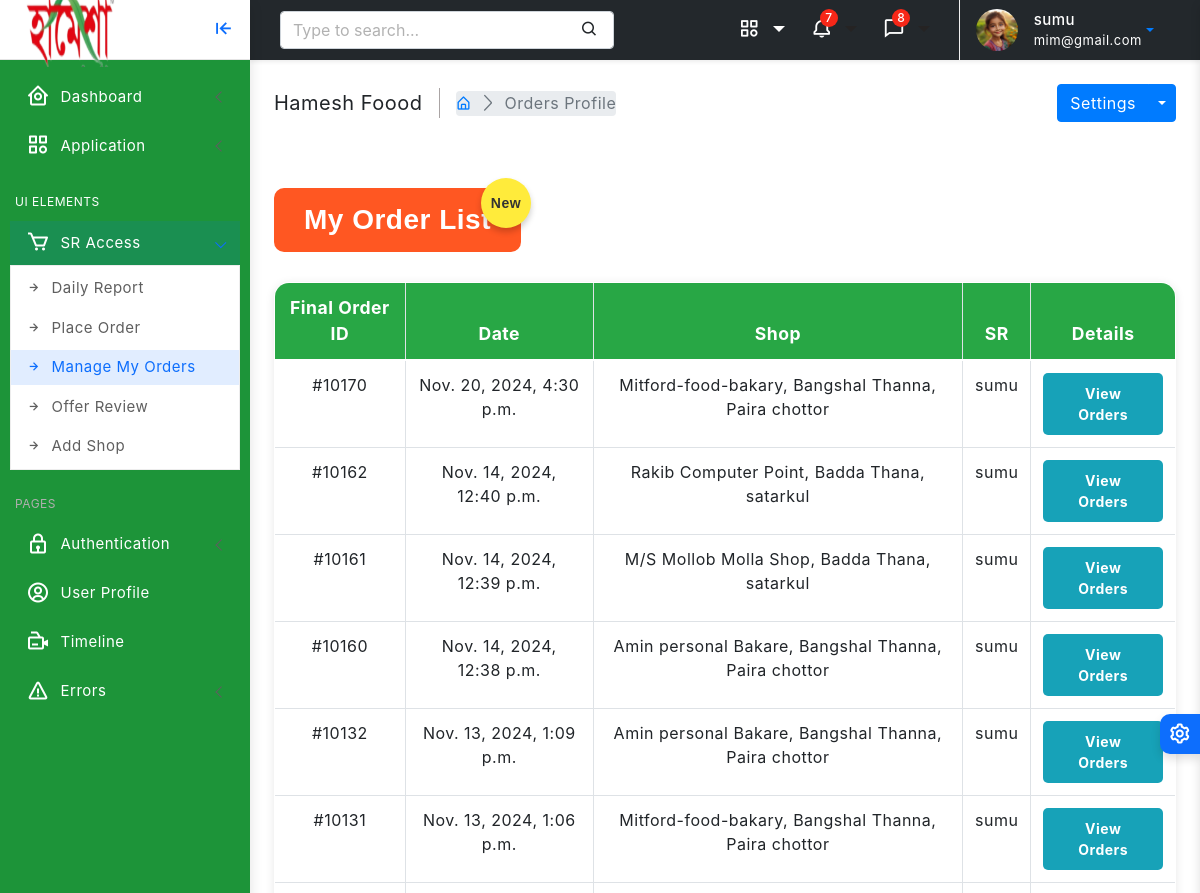
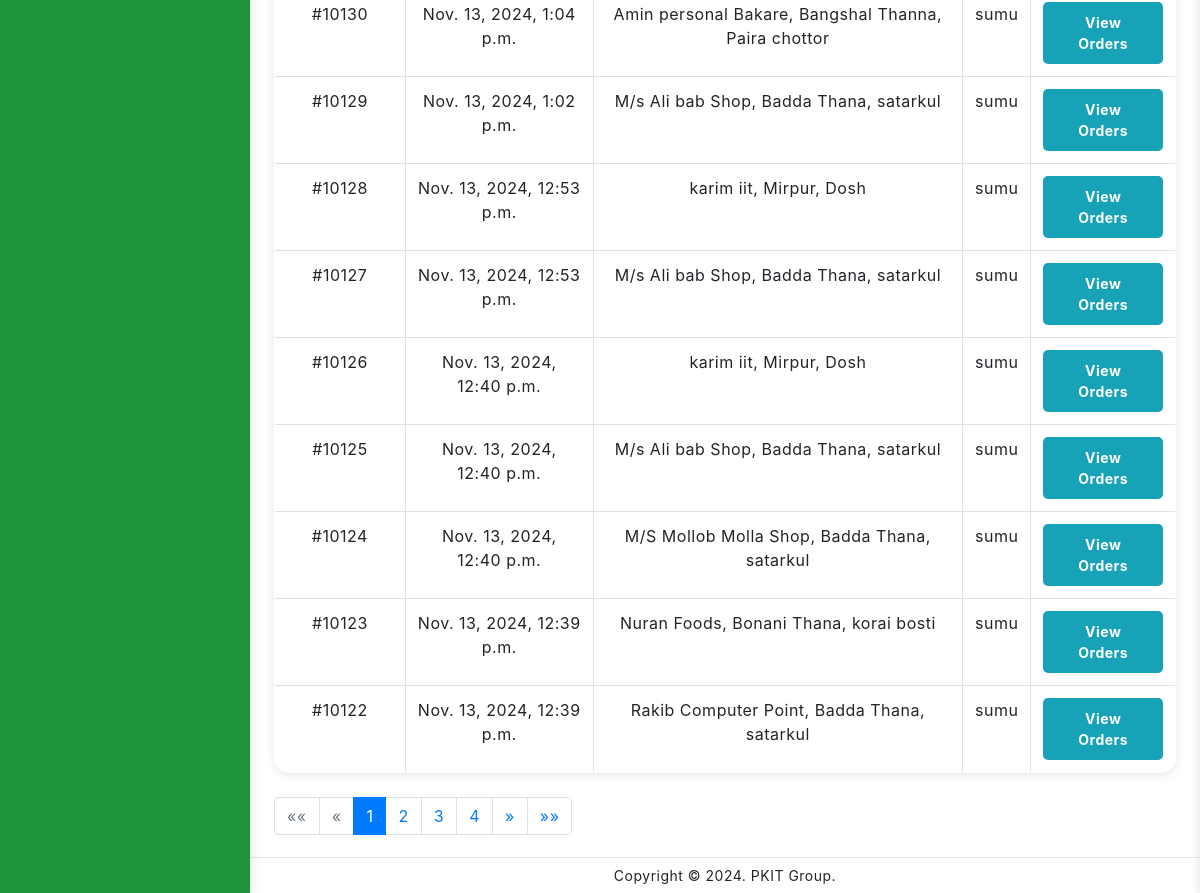
The page /order/manage/ (signed in) on the database as committed earlier (2 pictures, top to bottom).
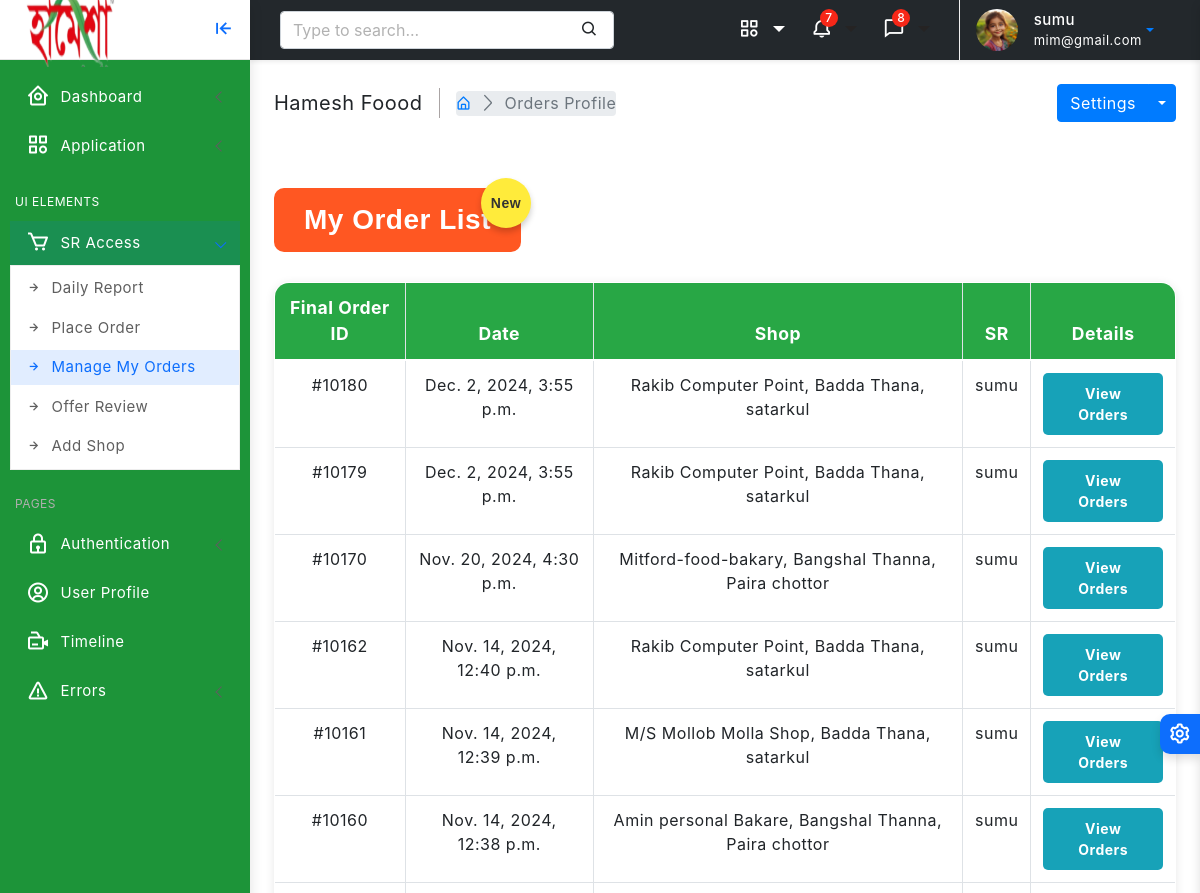
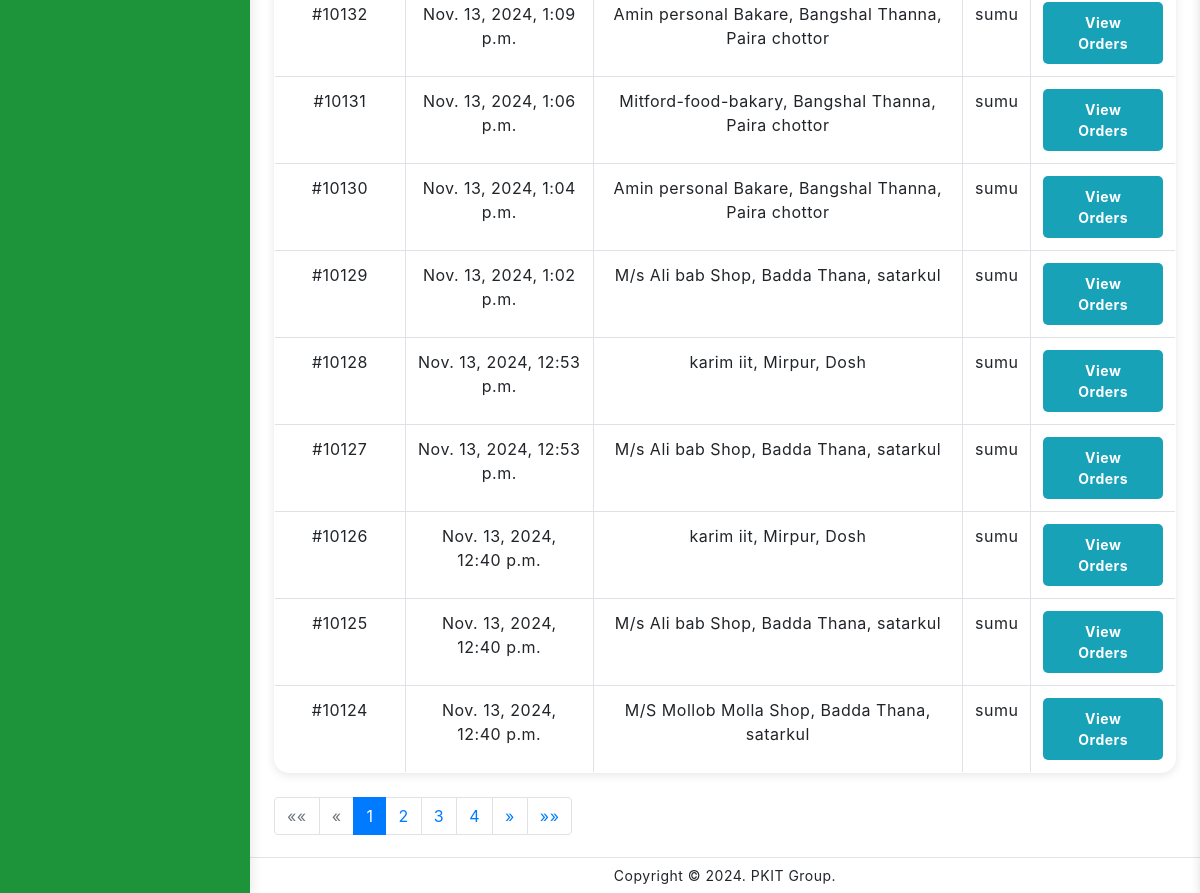
The same page on the database as committed later (2 pictures, top to bottom).
### dashboard/models.py (models this page shows, shortened)
class FinalOrder(models.Model):
    customer = models.ForeignKey(User, on_delete=models.CASCADE, verbose_name="Customer", blank= True, null= True)
    shop = models.ForeignKey(Shop, on_delete=models.CASCADE, verbose_name="Shop", blank= True, null= True)
    orders = models.ManyToManyField(Order, verbose_name="Select Orders")
    created_at = models.DateTimeField(auto_now_add=True, verbose_name="Date Created")

class Shop(models.Model):
    shop_name = models.CharField(max_length=200, verbose_name="Shop Name")
    shop_owner = models.CharField(max_length=200, verbose_name="Shop Owner")
    shop_phone = models.CharField(max_length=15, verbose_name="Shop Phone")
    shop_nid = models.CharField(max_length=20, verbose_name="Shop NID")
    shop_email = models.EmailField(max_length=254, verbose_name="Shop Email")
    shop_address = models.TextField(verbose_name="Shop Address")
    zone = models.ForeignKey(Zone, on_delete=models.CASCADE, verbose_name="Shop Zone")

class Zone(models.Model):
    name = models.CharField(max_length=100)
    district = models.CharField(max_length=100)
    thana = models.CharField(max_length=100)
    area = models.CharField(max_length=100)

### dashboard/decorators.py (the view)
        def wrapper(request, *args, **kwargs):
            group = None
            if request.user.groups.exists():
                group = request.user.groups.all()[0].name
            if group in allowed_roles:
                return view_func(request, *args, **kwargs)
            else:
                return HttpResponse('You are not authorized to view this page')

### dashboard/models.py (called while the page is built)
    def discounted_price(self, timestamp):
        active_offer = self.get_active_offer_at(timestamp)  # Get the active offer at the order's creation time
        if active_offer:
            discount = (self.product_tp * active_offer.discount_percentage) / 100
            return self.product_tp - discount
        return self.product_tp

    def discount(self, timestamp):
        active_offer = self.get_active_offer_at(timestamp)  # Get the active offer at the order's creation time
        if active_offer:
            discount = (self.product_tp * active_offer.discount_percentage) / 100
            return discount
        return 0

    def get_active_offer_at(self, timestamp):
        return self.offers.filter(start_date__lte=timestamp, end_date__gte=timestamp).first()

    def net_amount(self):
        if self.name is None:
            return 0
        return self.order_quantity * self.name.product_tp

    def gross_amount(self):
        if self.name is None:
            return 0
        return self.order_quantity * self.name.discounted_price(self.created_at)

### templates/dashboard/order_manage.html (shortened to what the changed rows need)
{% extends 'partials/base0.html' %}
{% load static %}
{% block content %}
<div class="page-wrapper">
    <div class="page-content">
        <h2 style="text-align:center; font-size:28px; color:#fff; background-color:#ff5722; padding:15px 30px; border-radius:10px; display:inline-block; position:relative; margin-top:50px; opacity:0; animation:fadeIn 1s ease-in-out forwards;">My Order List <span style="position:absolute; top:-10px; right:-10px; width:50px; height:50px; background-color:#ffeb3b; border-radius:50%; display:flex; justify-content:center; align-items:center; font-size:14px; font-weight:bold; color:#333; box-shadow:0 4px 6px rgba(0,0,0,0.2); transform:rotate(15deg); opacity:0; animation:popIn 0.8s ease-in-out forwards;">New</span></h2>
                <table style="border-radius: 15px; border: 1px solid #ddd; overflow: hidden;" class="table table-hover table-bordered">
            <thead style="background-color: #28a745; color: white;">
                <tr>
                    <th scope="col">Final Order ID</th>
                    <th scope="col">Date</th>
                    <th scope="col">Shop</th>
                    <th scope="col">SR</th>
                    <th scope="col">Details</th>
                </tr>
            </thead>
            <tbody>
                {% for final_order in page_obj %}
                <tr>
                    <td>#10{{ final_order.id }}</td>
                    <td>{{ final_order.created_at }}</td>
                    <td>{{ final_order.shop.shop_name }}, {{ final_order.shop.zone.thana}}, {{ final_order.shop.zone.area}} </td>
                    <td>{{ final_order.customer }}</td>
                    <td>
                        <button type="button" class="btn btn-info btn-sm" data-toggle="collapse" data-target="#orderDetails-{{ final_order.id }}">
                            View Orders
                        </button>
                    </td>
                </tr>
                {% endfor %}
            </tbody>
        </table>
<div class="pagination-container text-center mt-4">
    <nav aria-label="Page navigation">
        <ul class="pagination">
            {% for num in page_obj.paginator.page_range %}
                {% if page_obj.number == num %}
                    <li class="page-item active"><span class="page-link">{{ num }}</span></li>
                {% else %}
                    <li class="page-item"><a class="page-link" href="?page={{ num }}">{{ num }}</a></li>
                {% endif %}
            {% endfor %}
        </ul>
    </nav>
</div>
        <link rel="stylesheet" href="https://stackpath.bootstrapcdn.com/bootstrap/4.3.1/css/bootstrap.min.css">
    </div>
</div>
{% endblock %}

Rows that differ between the two databases and show on the page:
no longer on this page (row unchanged): FinalOrder: id "123", created_at "Nov. 13, 2024, 12:39 p.m.", shop.shop_name "Nuran Foods", shop.zone.thana "Bonani Thana", shop.zone.area "korai bosti", customer "sumu"
no longer on this page (row unchanged): FinalOrder: id "122", created_at "Nov. 13, 2024, 12:39 p.m.", shop.shop_name "Rakib Computer Point", shop.zone.thana "Badda Thana", shop.zone.area "satarkul", customer "sumu"
added FinalOrder: id "180", created_at "Dec. 2, 2024, 3:55 p.m.", shop.shop_name "Rakib Computer Point", shop.zone.thana "Badda Thana", shop.zone.area "satarkul", customer "sumu"
added FinalOrder: id "179", created_at "Dec. 2, 2024, 3:55 p.m.", shop.shop_name "Rakib Computer Point", shop.zone.thana "Badda Thana", shop.zone.area "satarkul", customer "sumu"
